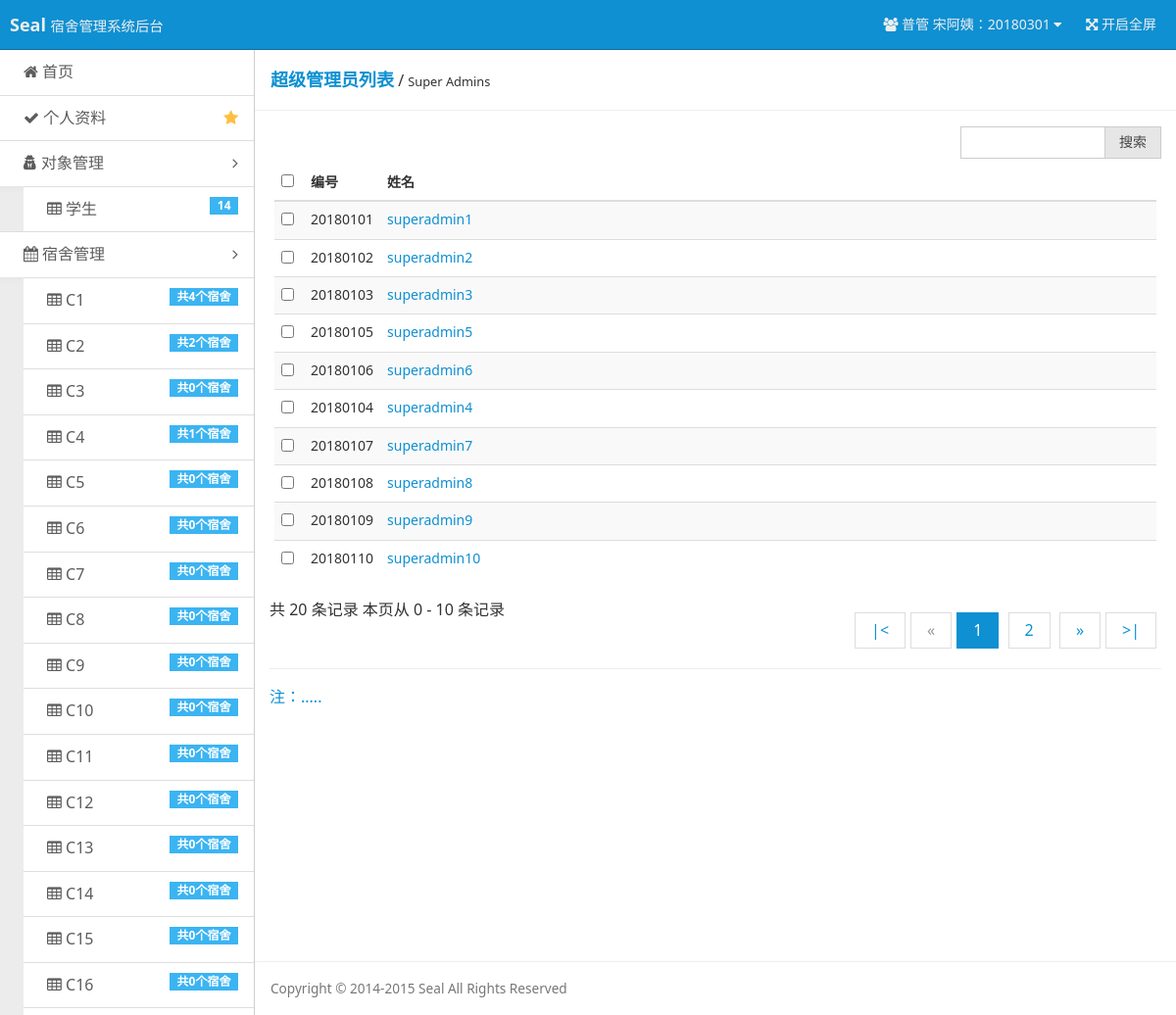
Screenshot of /pages/admin-list-super.php (signed in) with the database file from the repository.
### tables this page shows
CREATE TABLE `users` (
  `u_id` int(11) NOT NULL AUTO_INCREMENT,
  `u_no` int(11) NOT NULL,
  `u_name` char(20) NOT NULL,
  `u_password` char(100) NOT NULL,
  `u_permission` int(11) DEFAULT NULL,
  PRIMARY KEY (`u_id`),
  UNIQUE KEY `u_no` (`u_no`)
);

CREATE TABLE `dormitory_builds` (
  `db_id` int(11) NOT NULL AUTO_INCREMENT,
  `db_name` char(20) NOT NULL,
  `d_price` int(20) NOT NULL,
  PRIMARY KEY (`db_id`),
  UNIQUE KEY `db_name` (`db_name`)
);

### inc/checklogin.php (called while the page is built, shortened)
<?php
$user = $_COOKIE ['user'];
$user_permission = $_COOKIE ['user_permission'];
if ($user == "") {
    header ( "Location: ?r=login" );
    exit ();
} else {
    $query = "SELECT * FROM users WHERE u_no='$user'";
    $result = mysql_query ( $query ) or die ( 'SQL语句有误：' . mysql_error () );
    $users = mysql_fetch_array ( $result );
    switch ($user_permission) {
        case 1 :
            $username = "普管 {$users ['u_name']}：" . $users ['u_no'];
            break;
    }
}

### pages/admin-list-super.php (the view, shortened to what this page needs)
<?php
require 'inc/checklogin.php';
$num_rec_per_page = 10;
if (isset($_GET["page"])) {
    $page = $_GET["page"];
} else {
    $page = 1;
};
$start_from = ($page - 1) * $num_rec_per_page;
$super_admin_query_page = "SELECT * FROM users WHERE u_permission=0 ORDER BY u_id LIMIT {$start_from}, {$num_rec_per_page}";
$super_admin_result_page = mysql_query($super_admin_query_page) or die ('SQL语句有误：' . mysql_error());
?>
<!doctype html>
<html class="no-js">
<head>
    <link rel="stylesheet" href="assets/css/amazeui.min.css"/>
    <link rel="stylesheet" href="assets/css/admin.css">
</head>
<body>
<header class="am-topbar am-topbar-inverse admin-header">
    <?php require 'template/header.php'; ?>
</header>
<div class="am-cf admin-main">
    <?php require 'template/sidebar.php'; ?>
    <div class="admin-content">
        <div class="admin-content-body">
            <div class="am-cf am-padding am-padding-bottom-0">
                <div class="am-fl am-cf"><strong class="am-text-primary am-text-lg">超级管理员列表</strong> /
                    <small>Super Admins</small>
                </div>
            </div>
            <hr>
            <div class="am-g">
                <div class="am-u-sm-12 am-u-md-3">
                    <div class="am-input-group am-input-group-sm">
                        <input type="text" class="am-form-field">
                        <span class="am-input-group-btn">
            <button class="am-btn am-btn-default" type="button">搜索</button>
          </span>
                    </div>
                </div>
            </div>
            <div class="am-g">
                <div class="am-u-sm-12">
                    <form class="am-form">
                        <table class="am-table am-table-striped am-table-hover table-main">
                            <thead>
                            <tr>
                                <th class="table-check"><input type="checkbox"/></th>
                                <th class="table-id">编号</th>
                                <th class="table-author am-hide-sm-only">姓名</th>
                            </tr>
                            </thead>
                            <tbody>
                            <?php
                            while ($super_admins = mysql_fetch_array($super_admin_result_page)) {
                                ?>
                                <tr>
                                    <td><input type="checkbox"/></td>
                                    <td><?php echo $super_admins['u_no'] ?></td>
                                    <td class="am-hide-sm-only"><a
                                                href="?r=user-admin-super&uno=<?php echo $super_admins['u_no'] ?>"><?php echo $super_admins['u_name'] ?></a>
                                    </td>
                                </tr>
                            <?php } ?>
                            </tbody>
                        </table>
                        <div class="am-cf">
                            共 <?php echo $super_admins_count ?> 条记录
                            <?php
                            if ($start_from + $num_rec_per_page > $super_admins_count) {
                                echo "本页从 $start_from - $super_admins_count 条记录";
                            } else {
                                $end_with = $start_from + $num_rec_per_page;
                                echo "本页从 $start_from - $end_with 条记录";
                            }
                            ?>
                            <div class="am-fr">
                                <ul class="am-pagination">
                                    <?php
                                    $total_records = $super_admins_count;
                                    $total_pages = ceil($total_records / $num_rec_per_page);
                                    echo "<li><a href='?r=admin-list-super&page=1'>" . '|<' . "</a></li>";
                                    $page_forward = $page - 1;
                                    if ($page_forward > 0) {
                                        echo "<li><a href='?r=admin-list-super&page=$page_forward'>«</a></li>";
                                    } else {
                                        echo "<li class=\"am-disabled\"><a href='?r=admin-list-super&page=$page_forward'>«</a></li>";
                                    }
                                    for ($i = 1; $i <= $total_pages; $i++) {
                                        $page_current = "page_current$i";
                                        echo "<li id='$page_current'><a href='?r=admin-list-super&page=" . $i . "'>" . $i . "</a></li> ";
                                    };
                                    $page_next = $page + 1;
                                    if ($page_next <= $total_pages) {
                                        echo "<li><a href='?r=admin-list-super&page={$page_next}'>»</a></li>";
                                    } else {
                                        echo "<li class=\"am-disabled\"><a href='?r=admin-list-super&page=$page_next'>»</a></li>";
                                    }
                                    echo "<li><a href='?r=admin-list-super&page=$total_pages'>" . '>|' . "</li> ";
                                    ?>
                                </ul>
                            </div>
                        </div>
                        <hr/>
                        <p>注：.....</p>
                    </form>
                </div>
            </div>
        </div>
        <footer class="admin-content-footer">
            <?php require 'template/footer.php'; ?>
        </footer>
    </div>
</div>
    <?php require 'template/footer.php'; ?>
</body>
</html>

### template/header.php (shortened to what this page needs)
<div class="am-topbar-brand">
    <strong>Seal</strong>
    <small>宿舍管理系统后台</small>
</div>
<div class="am-collapse am-topbar-collapse" id="topbar-collapse">
    <ul class="am-nav am-nav-pills am-topbar-nav am-topbar-right admin-header-list">
        <li class="am-dropdown" data-am-dropdown>
            <a class="am-dropdown-toggle" data-am-dropdown-toggle href="javascript:;">
                <span class="am-icon-users"></span> <?php echo $username ?> <span class="am-icon-caret-down"></span>
            </a>
        </li>
        <li class="am-hide-sm-only"><a href="javascript:;" id="admin-fullscreen"><span class="am-icon-arrows-alt"></span> <span class="admin-fullText">开启全屏</span></a></li>
    </ul>
</div>

### template/sidebar.php (shortened to what this page needs)
<?php
$super_admin_query = "SELECT * FROM users WHERE u_permission=0 ORDER BY u_id DESC";
$super_admin_result = mysql_query($super_admin_query) or die ('SQL语句有误：' . mysql_error());
$super_admins_count = mysql_num_rows($super_admin_result);
$student_query = "SELECT * FROM users WHERE u_permission=-1 ORDER BY u_id DESC";
$student_result = mysql_query($student_query) or die ('SQL语句有误：' . mysql_error());
$students_count = mysql_num_rows($student_result);
$dormitory_builds_query = "SELECT * FROM dormitory_builds ORDER BY db_id ";
$dormitory_builds_result = mysql_query($dormitory_builds_query) or die ('SQL语句有误：' . mysql_error());
?>
<div class="admin-sidebar am-offcanvas" id="admin-offcanvas">
    <div class="am-offcanvas-bar admin-offcanvas-bar">
        <ul class="am-list admin-sidebar-list">
            <li><a href="?r=index"><span class="am-icon-home"></span> 首页</a></li>
            <?php
            switch ($user_permission) {
                case 1 :
                    $data_href = "?r=user-admin-normal&uno={$users['u_no']}&edit_target=self";
                    break;
            }
            ?>
            <li><a href="<?php echo $data_href ?>" class="am-cf"><span class="am-icon-check"></span> 个人资料<span
                            class="am-icon-star am-fr am-margin-right admin-icon-yellow"></span></a></li>
            <li class="admin-parent">
                <a class="am-cf" data-am-collapse="{target: '#object-nav'}"><span class="am-icon-user-secret"></span>
                    对象管理 <span class="am-icon-angle-right am-fr am-margin-right"></span></a>
                <ul class="am-list am-collapse admin-sidebar-sub am-in" id="object-nav">
                    <li><a href="?r=list-stu"><span class="am-icon-table"></span> 学生<span
                                    class="am-badge am-badge-secondary am-margin-right am-fr"><?php echo $students_count ?></span></a>
                    </li>
                </ul>
            </li>
            <li class="admin-parent" <?php if ($user_permission == -1) echo 'style="display: none;"' ?>>
                <a class="am-cf" data-am-collapse="{target: '#dormitory-nav'}"><span class="am-icon-calendar"></span>
                    宿舍管理 <span class="am-icon-angle-right am-fr am-margin-right"></span></a>
                <ul class="am-list am-collapse admin-sidebar-sub am-in" id="dormitory-nav">
                    <?php
                    while ($dormitory_builds = mysql_fetch_array($dormitory_builds_result)) {
                        ?>
                        <li><a href="?r=list-dormitories&db_id=<?php echo $dormitory_builds['db_id'] ?>"><span
                                        class="am-icon-table"></span> <?php echo $dormitory_builds['db_name'] ?>
                                <span
                                        class="am-badge am-badge-secondary am-margin-right am-fr">共<?php echo mysql_num_rows(mysql_query("SELECT dormitories.db_id FROM dormitories WHERE db_id={$dormitory_builds['db_id']} ORDER BY db_id ")) ?>个宿舍</span></a>
                        </li>
                    <?php } ?>
                </ul>
            </li>
        </ul>
    </div>
</div>

### assets/css/admin.css (style rules this page uses)
html, body { height: 100%; overflow: hidden; }
ul { margin-top: 0; }
.admin-icon-yellow { color: #ffbe40; }
.admin-header { position: fixed; top: 0; left: 0; right: 0; z-index: 1500; font-size: 1.4rem; margin-bottom: 0; }
.admin-main { position: relative; height: 100%; padding-top: 51px; background: #f3f3f3; }
.admin-sidebar { width: 260px; min-height: 100%; float: left; border-right: 1px solid #cecece; }
.admin-sidebar-list { margin-bottom: 0; }
.admin-sidebar-list li a { color: #5c5c5c; padding-left: 24px; }
.admin-sidebar-list li:first-child { border-top: none; }
.admin-sidebar-sub { margin-top: 0; margin-bottom: 0; box-shadow: 0 16px 8px -15px #e2e2e2 inset; background: #ececec; padding-left: 24px; }
.admin-sidebar-sub li:first-child { border-top: 1px solid #dedede; }
.admin-content { display: -webkit-box; display: -webkit-flex; display: -ms-flexbox; display: flex; -webkit-box-orient: vertical; -webkit-box-direction: normal; -webkit-flex-direction: column; -ms-flex-direction: column; flex-direction: column; background: #fff; }
.admin-content, .admin-sidebar { height: 100%; overflow-x: hidden; overflow-y: scroll; -webkit-overflow-scrolling: touch; }
.admin-content-body { -webkit-box-flex: 1; -webkit-flex: 1 0 auto; -ms-flex: 1 0 auto; flex: 1 0 auto; }
.admin-content-footer { font-size: 85%; color: #777; }
@media only screen and (min-width: 641px) { .admin-sidebar { display: block; position: static; background: none; } }
@media only screen and (min-width: 641px) { .admin-offcanvas-bar { position: static; width: auto; background: none; -webkit-transform: translate3d(0, 0, 0); -ms-transform: translate3d(0, 0, 0); transform: translate3d(0, 0, 0); overflow-y: visible; min-height: 100%; } }
@media only screen and (min-width: 641px) { .admin-offcanvas-bar:after { content: none; } }
.table-main { font-size: 1.4rem; padding: .5rem; }
.table-check { width: 30px; }
.table-id { width: 50px; }

### rows the page displays
users: username "普管 宋阿姨：20180301"
dormitory_builds: db_name "C1", db_id "4"
dormitory_builds: db_name "C2", db_id "2"
dormitory_builds: db_name "C3", db_id "0"
dormitory_builds: db_name "C4", db_id "1"
dormitory_builds: db_name "C5", db_id "0"
dormitory_builds: db_name "C6", db_id "0"
dormitory_builds: db_name "C7", db_id "0"
dormitory_builds: db_name "C8", db_id "0"
dormitory_builds: db_name "C9", db_id "0"
dormitory_builds: db_name "C10", db_id "0"
dormitory_builds: db_name "C11", db_id "0"
dormitory_builds: db_name "C12", db_id "0"
dormitory_builds: db_name "C13", db_id "0"
dormitory_builds: db_name "C14", db_id "0"
dormitory_builds: db_name "C15", db_id "0"
dormitory_builds: db_name "C16", db_id "0"
users: u_no "20180101", u_name "superadmin1"
users: u_no "20180102", u_name "superadmin2"
users: u_no "20180103", u_name "superadmin3"
users: u_no "20180105", u_name "superadmin5"
users: u_no "20180106", u_name "superadmin6"
users: u_no "20180104", u_name "superadmin4"
users: u_no "20180107", u_name "superadmin7"
users: u_no "20180108", u_name "superadmin8"
users: u_no "20180109", u_name "superadmin9"
users: u_no "20180110", u_name "superadmin10"

### other values shown
$students_count "14"
$super_admins_count "20"
$start_from "0"
$end_with "10"
